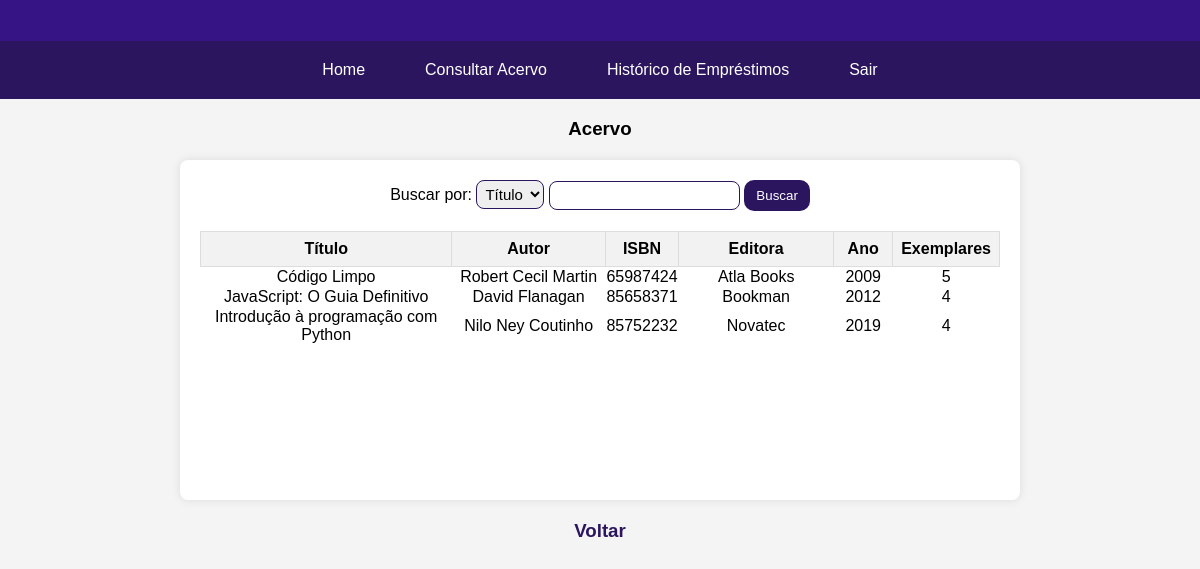
The app's page /usuario/acervo, older data.
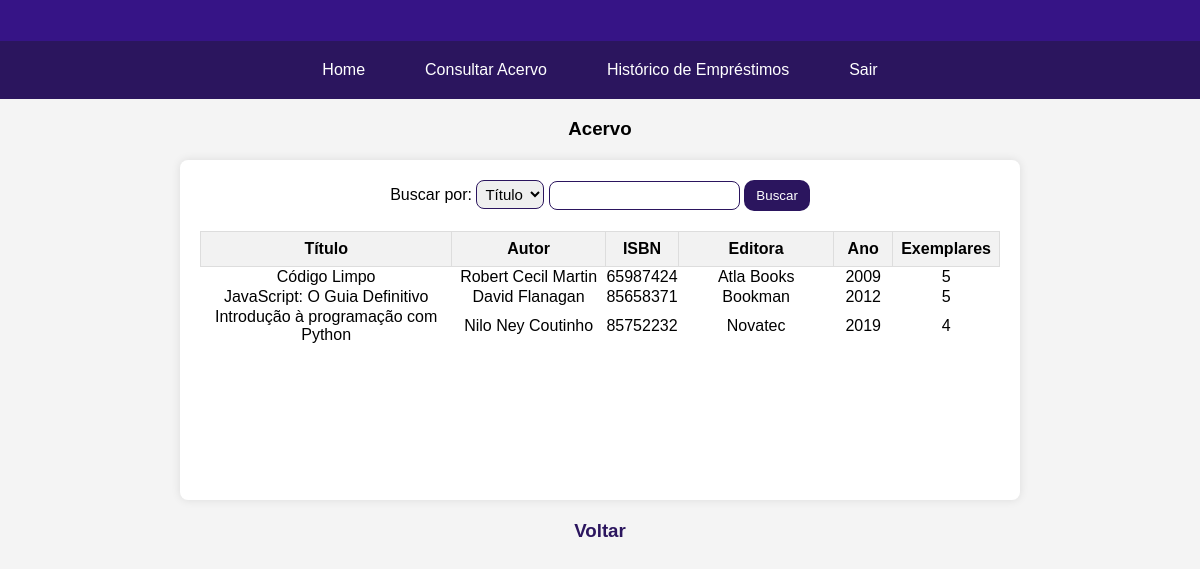
The same page, newer data.
### app.py (models this page shows)
class Livro(db.Model):
    id = db.Column(db.Integer, primary_key=True)
    isbn = db.Column(db.String(20), unique = True, nullable = False)
    titulo = db.Column(db.String(200), nullable=False)
    autor = db.Column(db.String(100), nullable=False)
    editora = db.Column(db.String(200), nullable=False)
    ano = db.Column(db.String(100), nullable=False)
    disponivel = db.Column(db.Boolean, default=True)
    quantidade_exemplares = db.Column(db.Integer, nullable=False)

### app.py (the view)
@app.route('/usuario/acervo')
def acervo_usuario():
    tipo_busca = request.args.get('tipo_busca', 'titulo') #obtém o valor do parâmetro tipo_busca
    termo_busca = request.args.get('termo_busca', '') #obtém o valor do parâmetro termo_busca
    query = Livro.query
    if tipo_busca == 'titulo':
        query = query.filter(Livro.titulo.contains(termo_busca))
    elif tipo_busca == 'autor':
        query = query.filter(Livro.autor.contains(termo_busca))
    livros = query.all()
    if not livros:
        mensagem = 'Nenhum livro encontrado.'
        return render_template('acervo_usuario.html', mensagem=mensagem, tipo_busca=tipo_busca, termo_busca=termo_busca)
    return render_template('acervo_usuario.html', livros=livros, tipo_busca=tipo_busca, termo_busca=termo_busca)

### templates/acervo_usuario.html (shortened to what this page needs)
<!DOCTYPE html>
<html lang="pt-br">
<head>
    <link rel="stylesheet" href="/static/acervo_usuario.css">
</head>
<body>
    <header>
    </header>
    <nav>
        <a href="/usuario">Home</a>
        <a href="/usuario/acervo">Consultar Acervo</a>
        <a href="/usuario/historico">Histórico  de Empréstimos</a>
        <a href="/">Sair</a>
    </nav>
    <h3>Acervo</h3>
    <div>
        <form method="get" action="/usuario/acervo">
            <label for="tipo_busca">Buscar por:</label>
            <select name="tipo_busca">
                <option value="titulo" {% if tipo_busca == 'titulo' %}selected{% endif %}>Título</option>
            </select>
            <input type="text" name="termo_busca" value="{{ termo_busca }}">
            <button type="submit">Buscar</button>
        </form>
        {% if mensagem %}
            {{ mensagem }}
        {% else %}
            <table>
                <thead>
                    <tr>
                        <th class="titulo">Título</th>
                        <th class="autor">Autor</th>
                        <th class="isbn">ISBN</th>
                        <th class="editora">Editora</th>
                        <th class="ano">Ano</th>
                        <th>Exemplares</th>
                    </tr>
                </thead>
                <tbody>
                    {% for livro in livros %}
                    <tr>
                        <td>{{livro.titulo}}</td>
                        <td>{{livro.autor}}</td>
                        <td>{{livro.isbn}}</td>
                        <td>{{livro.editora}}</td>
                        <td>{{livro.ano}}</td>
                        <td>{{livro.quantidade_exemplares}}</td>
                    </tr>
                    {% endfor %}
                </tbody>
            </table>
        {% endif %}
    </div>
    <h3><a href="/usuario">Voltar</a></h3>
</body>
</html>

Row changes from the older to the newer data that the page shows:
changed Livro "JavaScript: O Guia Definitivo": quantidade_exemplares "4" → "5"
